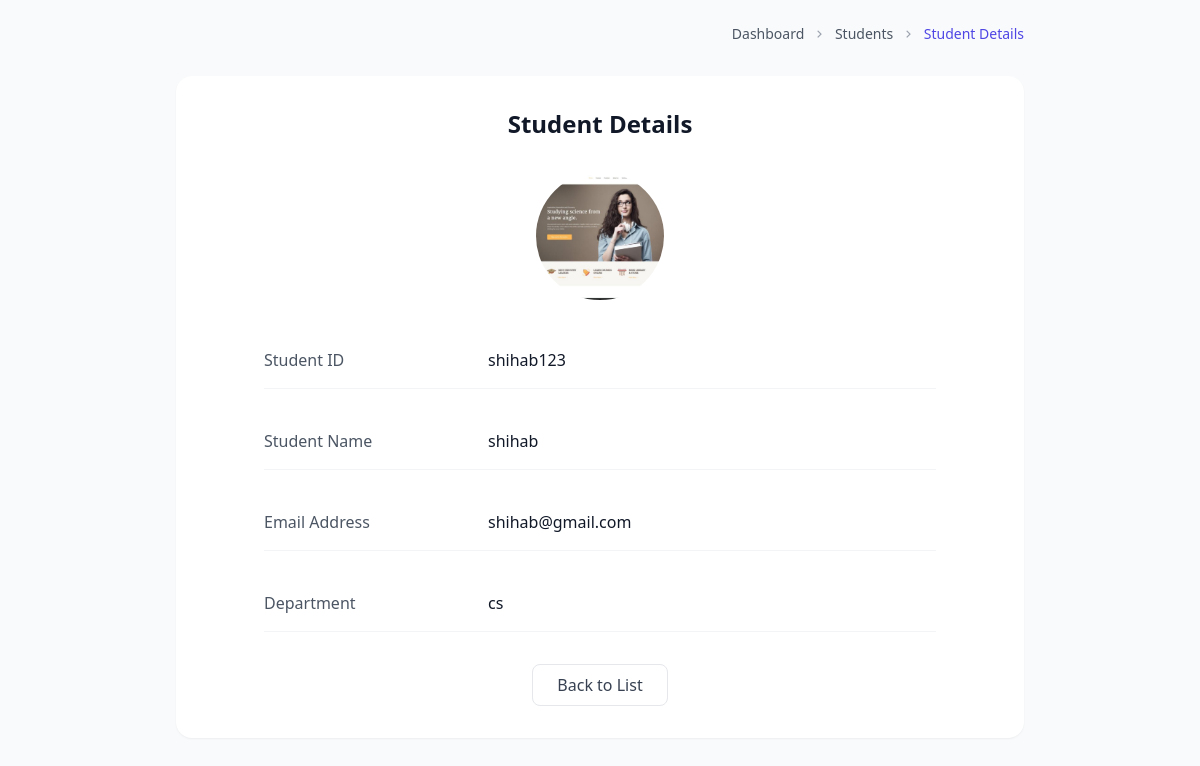
/app/students/view/4/, run on the app's committed database.
### student/models.py (models this page shows, shortened)
class Student(AbstractBaseUser):
    student_name = models.CharField(max_length=100)
    student_id = models.CharField(max_length=20, unique=True)
    email = models.EmailField(unique=True)
    department = models.CharField(max_length=100)
    photo = models.ImageField(upload_to='student_photos/')
    leave_balance = models.PositiveIntegerField(default=10)
    is_active = models.BooleanField(default=True)
    is_staff = models.BooleanField(default=False)
    is_superuser = models.BooleanField(default=False)
    USERNAME_FIELD = 'student_id'
    REQUIRED_FIELDS = ['email','student_name']
    objects = StudentManager()

### app/views.py (the view)
# urls.py: path('students/view/<int:student_id>/', views.view_student, name='view_student'),
def view_student(request, student_id):
    try:
        student = Student.objects.get(id=student_id)
    except Student.DoesNotExist:
        return redirect('student_list')
    return render(request, 'view_student.html', {'student': student})

### app/templates/view_student.html (shortened to what this page needs)
<!DOCTYPE html>
<html lang="en">
  <head>
    <script src="https://cdn.tailwindcss.com"></script>
    <link
      rel="stylesheet"
      href="https://cdn.jsdelivr.net/npm/remixicon@4.5.0/fonts/remixicon.css"
    />
  </head>
  <body class="bg-gray-50 min-h-screen">
    <div class="max-w-4xl mx-auto p-6">
      <div class="flex items-center mb-8">
        <nav class="ml-auto">
          <ol class="flex items-center space-x-2 text-sm">
            <li>
              <a href="#" class="text-gray-600 hover:text-primary">Dashboard</a>
            </li>
            <li><i class="ri-arrow-right-s-line text-gray-400"></i></li>
            <li>
              <a href="#" class="text-gray-600 hover:text-primary">Students</a>
            </li>
            <li><i class="ri-arrow-right-s-line text-gray-400"></i></li>
            <li class="text-primary">Student Details</li>
          </ol>
        </nav>
      </div>
      <div class="bg-white rounded-lg shadow-sm p-8">
        <h1 class="text-2xl font-semibold text-gray-900 mb-8 text-center">
          Student Details
        </h1>
        <div class="flex justify-center mb-8">
          <div class="w-32 h-32 rounded-full bg-gray-200 overflow-hidden">
            <img
              src="{{student.photo.url}}"
              alt="Student Photo"
              class="w-full h-full object-cover"
            />
          </div>
        </div>
        <div class="grid grid-cols-1 gap-6 max-w-2xl mx-auto">
          <div class="flex border-b border-gray-100 py-4">
            <span class="text-gray-600 w-1/3">Student ID</span>
            <span class="text-gray-900 w-2/3">{{student.student_id}}</span>
          </div>
          <div class="flex border-b border-gray-100 py-4">
            <span class="text-gray-600 w-1/3">Student Name</span>
            <span class="text-gray-900 w-2/3">{{student.student_name}}</span>
          </div>
          <div class="flex border-b border-gray-100 py-4">
            <span class="text-gray-600 w-1/3">Email Address</span>
            <span class="text-gray-900 w-2/3">{{student.email}}</span>
          </div>
          <div class="flex border-b border-gray-100 py-4">
            <span class="text-gray-600 w-1/3">Department</span>
            <span class="text-gray-900 w-2/3">{{student.department}}</span>
          </div>
        </div>
        <div class="flex justify-center mt-8">
          <a
            href="{% url 'student_list' %}"
            class="px-6 py-2 border border-gray-200 rounded-button text-gray-700 hover:bg-gray-50 transition-colors cursor-pointer whitespace-nowrap"
          >
            Back to List
          </a>
        </div>
      </div>
    </div>
  </body>
</html>

### app/templates/view_student.html (style rules this page uses)
:where([class^="ri-"])::before { content: "\f3c2"; }

### data on the page
Student: photo (picture), student_id "shihab123", student_name "shihab", email "shihab@gmail.com", department "cs"
